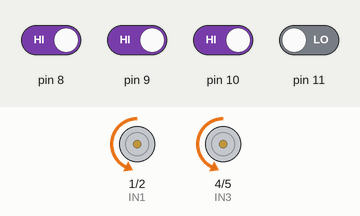
This sketch was run on a simulated Arduino Uno, built with avr-gcc and run on an emulated ATmega328P. On the bench: motor-driver pin pairs drawn as motors (green arrow = first pin HIGH = forward, orange = second pin HIGH = backward, longer = more drive, scaled by the enable pin). Inputs (shaded band) come from the test bench; at power-on: pin 8–10 HIGH, pin 11 LOW. At 5.8 s the program stops and its outputs stay as they are.

Above: at 1.2 s.
1.3 s: pin 10 driven LOW
At 2.2 s:
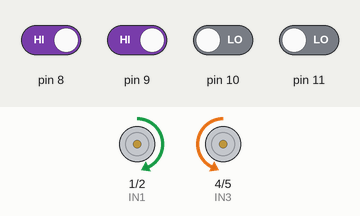
2.8 s: pin 10 driven HIGH
At 3.3 s:
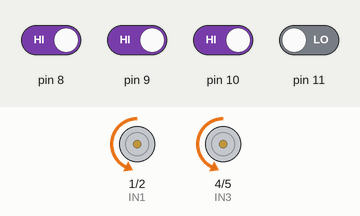
4.3 s: pin 8 driven LOW and pin 9 driven LOW and pin 10 driven LOW and pin 11 driven HIGH
At 5.5 s:
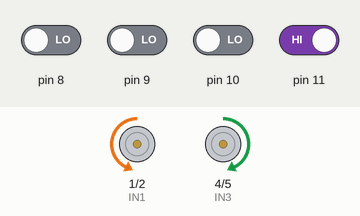
5.8 s: pin 8 driven HIGH
At 6.8 s:
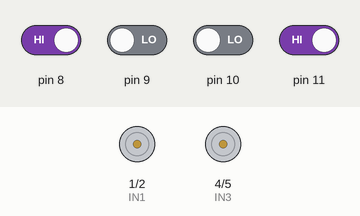
Timing chart, 0 to 7.3 s (numbered marks = the images above; inputs shaded):
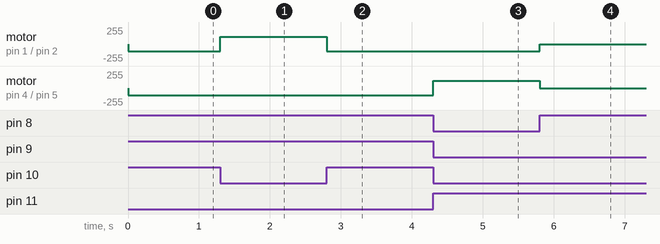

Measured:
- after the input at 1.3 s, motor on pin 1 (IN1) / pin 2 (IN2): backward 110/255 → forward 110/255 at once
- after the input at 2.8 s, motor on pin 1 (IN1) / pin 2 (IN2): forward 110/255 → backward 110/255 at once
- after the input at 4.3 s, motor on pin 4 (IN3) / pin 5 (IN4): backward 110/255 → forward 110/255 at once
- after the input at 5.8 s, motor on pin 1 (IN1) / pin 2 (IN2): backward 110/255 → stopped at once; motor on pin 4 (IN3) / pin 5 (IN4): forward 110/255 → stopped at once

The sketch:

sketch_apr22a.ino
```cpp
/*Mert Arduino and Raspberry Pi - Line Following Robot*/

//Define Pins

int ENA = 3; //Enable Pin of the Right Motor (must be PWM)
int IN1 = 1; //Control Pin
int IN2 = 2;

int N=0;

int ENB = 6; //Enable Pin of the Left Motor (must be PWM)
int IN3 = 4;
int IN4 = 5;

//Speed of the Motors
#define ENASpeed 110
#define ENBSpeed 110

int Sensor1 = 0;
int Sensor2 = 0;
int Sensor3 = 0;
int Sensor4 = 0;

void setup() {

  pinMode(ENA, OUTPUT);
  pinMode(IN1, OUTPUT);
  pinMode(IN2, OUTPUT);

  pinMode(ENB, OUTPUT);
  pinMode(IN3, OUTPUT);
  pinMode(IN4, OUTPUT);

  pinMode(8, INPUT);
  pinMode(9, INPUT);
  pinMode(10, INPUT);
  pinMode(11, INPUT);

}

void loop(){
  //Read the Sensor if HIGH (BLACK Line) or LOW (WHITE Line)
  Sensor1 = digitalRead(8);
  Sensor2 = digitalRead(9);
  Sensor3 = digitalRead(10);
  Sensor4 = digitalRead(11);

  //Use analogWrite to run motor at adjusted speed
  analogWrite(ENA, ENASpeed);
  analogWrite(ENB, ENBSpeed);


  //Set conditions for FORWARD, LEFT and RIGHT
 if(Sensor4 == HIGH && Sensor3 == LOW &&Sensor2 == LOW && Sensor1 == LOW){

    //Turn LEFT
    //motor A Backward
    digitalWrite(IN1, LOW);
    digitalWrite(IN2, HIGH);

    //motor B Forward
    digitalWrite(IN3, HIGH);
    digitalWrite(IN4, LOW);
  }

 else if(Sensor4 == HIGH && Sensor3 == HIGH && Sensor2 == LOW && Sensor1 == LOW){

    //Turn LEFT
    //motor A Backward
    digitalWrite(IN1, LOW);
    digitalWrite(IN2, HIGH);

    //motor B Forward
    digitalWrite(IN3, HIGH);
    digitalWrite(IN4, LOW);
  }
   else if (Sensor4 == LOW && Sensor3 == LOW && Sensor2 == LOW && Sensor1 == HIGH){

    //Turn RIGHT
    //motor A Forward
    digitalWrite(IN1, HIGH);
    digitalWrite(IN2, LOW);

    //motor B Backward
    digitalWrite(IN3, LOW);
    digitalWrite(IN4, HIGH);
  }

  else if (Sensor4 == LOW && Sensor3 == LOW && Sensor2 == HIGH && Sensor1 == HIGH){

    //Turn RIGHT
    //motor A Forward
    digitalWrite(IN1, HIGH);
    digitalWrite(IN2, LOW);

    //motor B Backward
    digitalWrite(IN3, LOW);
    digitalWrite(IN4, HIGH);
  }

      else if (Sensor4 == LOW && (Sensor3 == LOW || Sensor2 == LOW) && Sensor1 == LOW){

    //if(Sensor4 == LOW && (Sensor3 == LOW || Sensor2 == LOW) && Sensor1 == LOW

    //FORWARD
    digitalWrite(IN1, LOW);
    digitalWrite(IN2, HIGH);
    digitalWrite(IN3, LOW);
    digitalWrite(IN4, HIGH);
  }
      else if (Sensor4 == HIGH && (Sensor3 == HIGH || Sensor2 == HIGH )&& Sensor1 == HIGH){

    //if(Sensor4 == HIGH && (Sensor3 == HIGH || Sensor2 == HIGH) && Sensor1 == HIGH

    //FORWARD
          digitalWrite(IN1, LOW);
          digitalWrite(IN2, HIGH);
          digitalWrite(IN3, LOW);
          digitalWrite(IN4, HIGH);

    }
     else if (Sensor4 == HIGH && Sensor3 == LOW && Sensor2 == LOW && Sensor1 == HIGH){

    //if(Sensor4 == HIGH && Sensor2 == HIGH && Sensor1 == HIGH
    //STOP
    while(N==0){
     analogWrite(ENA, 0 );
     analogWrite(ENB, 0 );
    }
    }

  else{

    //if(Sensor4 == LOW &&(Sensor3 == HIGH || Sensor2 == HIGH) && Sensor1 == LOW

    //FORWARD
    digitalWrite(IN1, LOW);
    digitalWrite(IN2, HIGH);
    digitalWrite(IN3, LOW);
    digitalWrite(IN4, HIGH);
  }
}
```
